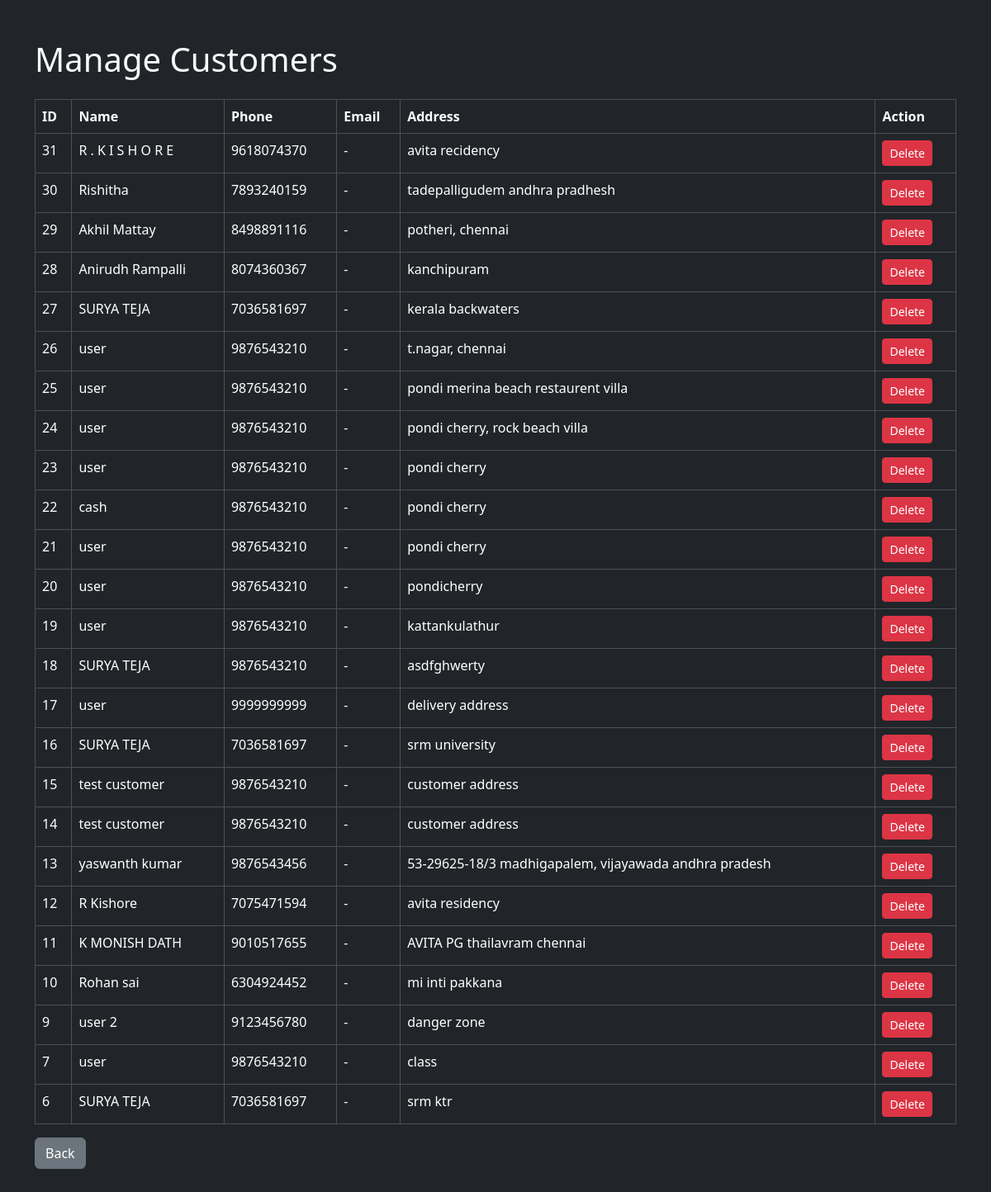
Screenshot of /admin/customers.php (signed in) with the database file from the repository.
### tables this page shows
CREATE TABLE `customers` (
  `id` int(11) NOT NULL,
  `name` varchar(100) NOT NULL,
  `phone` varchar(15) NOT NULL,
  `email` varchar(100) NOT NULL,
  `address` text NOT NULL
);

### admin/customers.php (the view, shortened to what this page needs)
<?php
include '../db.php';
$result = mysqli_query($conn, "SELECT * FROM customers ORDER BY id DESC");
?>
<!DOCTYPE html>
<html>
<head>
    <link href="https://cdn.jsdelivr.net/npm/bootstrap@5.3.2/dist/css/bootstrap.min.css" rel="stylesheet">
</head>
<body class="bg-dark text-light">
<div class="container py-5">
    <h1 class="mb-4">Manage Customers</h1>
    <table class="table table-dark table-bordered table-hover">
        <thead>
            <tr>
                <th>ID</th>
                <th>Name</th>
                <th>Phone</th>
                <th>Email</th>
                <th>Address</th>
                <th>Action</th>
            </tr>
        </thead>
        <tbody>
        <?php if ($result && mysqli_num_rows($result) > 0): ?>
            <?php while ($row = mysqli_fetch_assoc($result)): ?>
                <tr>
                    <td><?= $row['id']; ?></td>
                    <td><?= htmlspecialchars($row['name']); ?></td>
                    <td><?= htmlspecialchars($row['phone']); ?></td>
                    <td>
                        <?= !empty($row['email'])
                            ? htmlspecialchars($row['email'])
                            : '-' ?>
                    </td>
                    <td><?= htmlspecialchars($row['address']); ?></td>
                    <td>
                        <a href="delete_customer.php?id=<?= $row['id']; ?>"
                           class="btn btn-danger btn-sm"
                           onclick="return confirm('Are you sure you want to delete this customer?');">
                           Delete
                        </a>
                    </td>
                </tr>
            <?php endwhile; ?>
        <?php endif; ?>
        </tbody>
    </table>
    <a href="dashboard.php" class="btn btn-secondary">Back</a>
</div>
</body>
</html>

### rows the page displays
customers: id "31", name "R . K I S H O R E", phone "9618074370", address "avita recidency"
customers: id "30", name "Rishitha", phone "7893240159", address "tadepalligudem andhra pradhesh"
customers: id "29", name "Akhil Mattay", phone "8498891116", address "potheri, chennai"
customers: id "28", name "Anirudh Rampalli", phone "8074360367", address "kanchipuram"
customers: id "27", name "SURYA TEJA", phone "7036581697", address "kerala backwaters"
customers: id "26", name "user", phone "9876543210", address "t.nagar, chennai"
customers: id "25", name "user", phone "9876543210", address "pondi merina beach restaurent villa"
customers: id "24", name "user", phone "9876543210", address "pondi cherry, rock beach villa"
customers: id "23", name "user", phone "9876543210", address "pondi cherry"
customers: id "22", name "cash", phone "9876543210", address "pondi cherry"
customers: id "21", name "user", phone "9876543210", address "pondi cherry"
customers: id "20", name "user", phone "9876543210", address "pondicherry"
customers: id "19", name "user", phone "9876543210", address "kattankulathur"
customers: id "18", name "SURYA TEJA", phone "9876543210", address "asdfghwerty"
customers: id "17", name "user", phone "9999999999", address "delivery address"
customers: id "16", name "SURYA TEJA", phone "7036581697", address "srm university"
customers: id "15", name "test customer", phone "9876543210", address "customer address"
customers: id "14", name "test customer", phone "9876543210", address "customer address"
customers: id "13", name "yaswanth kumar", phone "9876543456", address "53-29625-18/3 madhigapalem, vijayawada andhra pradesh"
customers: id "12", name "R Kishore", phone "7075471594", address "avita residency"
customers: id "11", name "K MONISH DATH", phone "9010517655", address "AVITA PG thailavram chennai"
customers: id "10", name "Rohan sai", phone "6304924452", address "mi inti pakkana"
customers: id "9", name "user 2", phone "9123456780", address "danger zone"
customers: id "7", name "user", phone "9876543210", address "class"
customers: id "6", name "SURYA TEJA", phone "7036581697", address "srm ktr"
